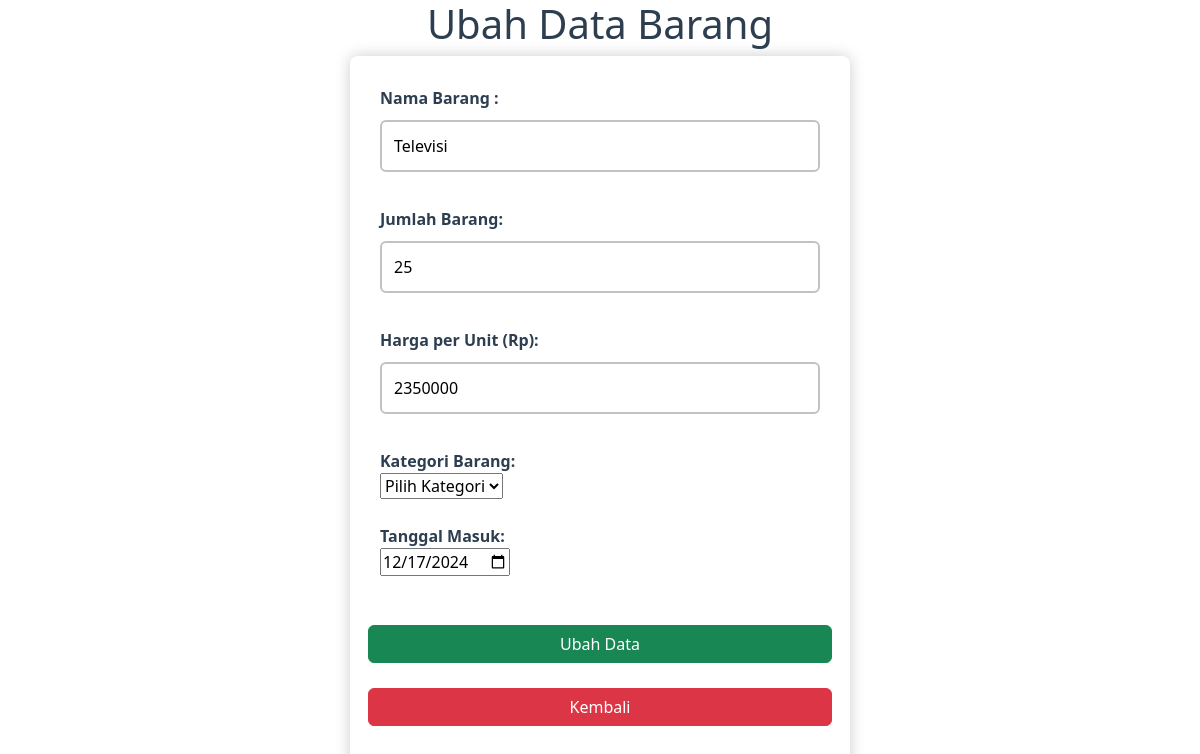
/edit.php?nama=Televisi, run on the app's committed database.
### tables this page shows
CREATE TABLE `tabel_barang` (
  `nama` varchar(50) NOT NULL,
  `kategori` enum('Elektronik','Pakaian','Makanan','Lainnya') NOT NULL,
  `jumlah` int(10) NOT NULL,
  `harga` int(10) NOT NULL,
  `tanggal_masuk` date NOT NULL
);

### edit.php (the view, shortened to what this page needs)
<?php
include 'koneksi.php';
$sql = "SELECT * FROM tabel_barang WHERE nama='".$_GET['nama']."'";
if($result = mysqli_query($koneksi, $sql)){
	if(mysqli_num_rows($result) > 0){
		while($row = mysqli_fetch_array($result)){
			$nama = $row['nama'];
			$jumlah = $row['jumlah'];
			$harga = $row['harga'];
			$tanggal_masuk = $row['tanggal_masuk'];
		}
	} else{
		echo "No records matching your query were found.";
	}
} else{
	echo "ERROR: Could not able to execute $sql. " . mysqli_error($koneksi);
}
?>
<!DOCTYPE html>
<html>
<head>
  <link rel="stylesheet" type="text/css" href="CSS/add.css">
  <link href="https://cdn.jsdelivr.net/npm/bootstrap@5.2.3/dist/css/bootstrap.min.css" rel="stylesheet">
</head>
<body>
  <h1>Ubah Data Barang</h1>
  <div class="form-container">
    <form name="form" method="post" onsubmit="return validateForm()">
      <div class="row">
        <div class="col-25">
          <label for="nama">Nama Barang :</label>
        </div>
        <div class="col-75">
          <input id="nama" type="text" name="nama" value="<?php echo $nama;?>" readonly required>
        </div>
      </div>
      <div class="row">
        <div class="col-25">
          <label for="jumlah">Jumlah Barang:</label>
        </div>
        <div class="col-75">
          <input id="jumlah" type="number" name="jumlah" value="<?php echo $jumlah;?>" min="1" required>
        </div>
      </div>
      <div class="row">
        <div class="col-25">
          <label for="harga">Harga per Unit (Rp):</label>
        </div>
        <div class="col-75">
          <input id="harga" type="number" name="harga" value="<?php echo $harga;?>" min="100" required>
        </div>
      </div>
      <div class="row">
        <div class="col-25">
          <label for="kategori">Kategori Barang:</label>
        </div>
        <div class="col-75">
          <select id="kategori" name="kategori" required>
            <option value="" disabled selected>Pilih Kategori</option>
          </select>
        </div>
      </div>
      <div class="row">
        <div class="col-25">
          <label for="tanggal_masuk">Tanggal Masuk:</label>
        </div>
        <div class="col-75">
          <input id="tanggal_masuk" type="date" name="tanggal_masuk" value="<?php echo $tanggal_masuk;?>" max="<?php echo date('Y-m-d'); ?>" required>
        </div>
      </div>
      <br>
      <div class="row">
        <button class="btn btn-success" name="TblUpdate" type="submit">Ubah Data</button><br>
      </div>
      <div class="row">
        <a href="index.php" class="btn btn-danger">Kembali</a>
      </div>
    </form>
  </div>
</body>
</html>

### CSS/add.css (style rules this page uses)
body { font-family: 'Roboto', sans-serif; background-color: #ecf0f1; color: #333; margin: 0; padding: 0; }
h1 { text-align: center; color: #2c3e50; margin-top: 20px; }
form { max-width: 500px; margin: 0 auto; background-color: #fff; padding: 30px; border-radius: 8px; box-shadow: 0 0 15px rgba(0, 0, 0, 0.2); }
.row { margin-bottom: 25px; }
.col-25 { width: 30%; }
.col-75 { width: 70%; }
label { font-weight: bold; color: #2c3e50; }
input[type="text"], input[type="number"] { width: 100%; padding: 12px; margin: 10px 0; box-sizing: border-box; border: 2px solid #bdc3c7; border-radius: 6px; transition: border-color 0.3s; }
button { text-align: center; padding: 14px 28px; background-color: #2c3e50; color: #fff; border: none; border-radius: 6px; cursor: pointer; display: block; margin: 0 auto; transition: background-color 0.3s; }
a { text-decoration: none; color: #2c3e50; }

### data on the page
tabel_barang: nama "Televisi", jumlah "25", harga "2350000", tanggal_masuk "12/17/2024"
